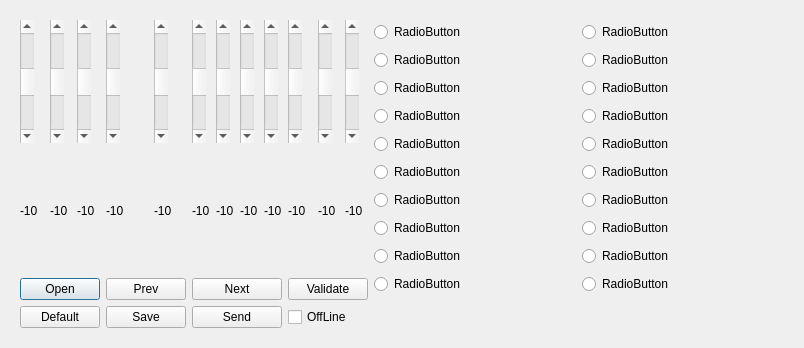
<?xml version="1.0" encoding="UTF-8"?>
<ui version="4.0">
 <class>Dialog</class>
 <widget class="QDialog" name="Dialog">
  <property name="geometry">
   <rect>
    <x>0</x>
    <y>0</y>
    <width>804</width>
    <height>348</height>
   </rect>
  </property>
  <property name="windowTitle">
   <string>Dialog</string>
  </property>
  <layout class="QGridLayout" name="gridLayout_2">
   <item row="0" column="0">
    <widget class="QWidget" name="centralwidget" native="true">
     <layout class="QGridLayout" name="gridLayout">
      <item row="0" column="0">
       <widget class="QScrollBar" name="b_1">
        <property name="minimum">
         <number>0</number>
        </property>
        <property name="maximum">
         <number>40</number>
        </property>
        <property name="value">
         <number>20</number>
        </property>
        <property name="orientation">
         <enum>Qt::Vertical</enum>
        </property>
        <property name="invertedAppearance">
         <bool>false</bool>
        </property>
       </widget>
      </item>
      <item row="0" column="1">
       <widget class="QScrollBar" name="b_2">
        <property name="minimum">
         <number>0</number>
        </property>
        <property name="maximum">
         <number>40</number>
        </property>
        <property name="value">
         <number>20</number>
        </property>
        <property name="orientation">
         <enum>Qt::Vertical</enum>
        </property>
        <property name="invertedAppearance">
         <bool>false</bool>
        </property>
       </widget>
      </item>
      <item row="0" column="2">
       <widget class="QScrollBar" name="b_3">
        <property name="minimum">
         <number>0</number>
        </property>
        <property name="maximum">
         <number>40</number>
        </property>
        <property name="value">
         <number>20</number>
        </property>
        <property name="orientation">
         <enum>Qt::Vertical</enum>
        </property>
        <property name="invertedAppearance">
         <bool>false</bool>
        </property>
       </widget>
      </item>
      <item row="0" column="3">
       <widget class="QScrollBar" name="b_4">
        <property name="minimum">
         <number>0</number>
        </property>
        <property name="maximum">
         <number>40</number>
        </property>
        <property name="value">
         <number>20</number>
        </property>
        <property name="orientation">
         <enum>Qt::Vertical</enum>
        </property>
        <property name="invertedAppearance">
         <bool>false</bool>
        </property>
       </widget>
      </item>
      <item row="0" column="4">
       <widget class="QScrollBar" name="b_5">
        <property name="minimum">
         <number>0</number>
        </property>
        <property name="maximum">
         <number>40</number>
        </property>
        <property name="value">
         <number>20</number>
        </property>
        <property name="orientation">
         <enum>Qt::Vertical</enum>
        </property>
        <property name="invertedAppearance">
         <bool>false</bool>
        </property>
       </widget>
      </item>
      <item row="0" column="5">
       <widget class="QScrollBar" name="b_6">
        <property name="minimum">
         <number>0</number>
        </property>
        <property name="maximum">
         <number>40</number>
        </property>
        <property name="value">
         <number>20</number>
        </property>
        <property name="orientation">
         <enum>Qt::Vertical</enum>
        </property>
        <property name="invertedAppearance">
         <bool>false</bool>
        </property>
       </widget>
      </item>
      <item row="0" column="6">
       <widget class="QScrollBar" name="b_7">
        <property name="minimum">
         <number>0</number>
        </property>
        <property name="maximum">
         <number>40</number>
        </property>
        <property name="value">
         <number>20</number>
        </property>
        <property name="orientation">
         <enum>Qt::Vertical</enum>
        </property>
        <property name="invertedAppearance">
         <bool>false</bool>
        </property>
       </widget>
      </item>
      <item row="0" column="7">
       <widget class="QScrollBar" name="b_8">
        <property name="minimum">
         <number>0</number>
        </property>
        <property name="maximum">
         <number>40</number>
        </property>
        <property name="value">
         <number>20</number>
        </property>
        <property name="orientation">
         <enum>Qt::Vertical</enum>
        </property>
        <property name="invertedAppearance">
         <bool>false</bool>
        </property>
       </widget>
      </item>
      <item row="0" column="8">
       <widget class="QScrollBar" name="b_9">
        <property name="minimum">
         <number>0</number>
        </property>
        <property name="maximum">
         <number>40</number>
        </property>
        <property name="value">
         <number>20</number>
        </property>
        <property name="orientation">
         <enum>Qt::Vertical</enum>
        </property>
        <property name="invertedAppearance">
         <bool>false</bool>
        </property>
       </widget>
      </item>
      <item row="0" column="9">
       <widget class="QScrollBar" name="b_10">
        <property name="minimum">
         <number>0</number>
        </property>
        <property name="maximum">
         <number>40</number>
        </property>
        <property name="value">
         <number>20</number>
        </property>
        <property name="orientation">
         <enum>Qt::Vertical</enum>
        </property>
        <property name="invertedAppearance">
         <bool>false</bool>
        </property>
       </widget>
      </item>
      <item row="0" column="10">
       <widget class="QScrollBar" name="b_11">
        <property name="minimum">
         <number>0</number>
        </property>
        <property name="maximum">
         <number>40</number>
        </property>
        <property name="value">
         <number>20</number>
        </property>
        <property name="orientation">
         <enum>Qt::Vertical</enum>
        </property>
        <property name="invertedAppearance">
         <bool>false</bool>
        </property>
       </widget>
      </item>
      <item row="0" column="11">
       <widget class="QScrollBar" name="b_12">
        <property name="minimum">
         <number>0</number>
        </property>
        <property name="maximum">
         <number>40</number>
        </property>
        <property name="value">
         <number>20</number>
        </property>
        <property name="orientation">
         <enum>Qt::Vertical</enum>
        </property>
        <property name="invertedAppearance">
         <bool>false</bool>
        </property>
       </widget>
      </item>
      <item row="0" column="12" rowspan="3">
       <layout class="QVBoxLayout" name="verticalLayout">
        <item>
         <widget class="QRadioButton" name="radioButton">
          <property name="text">
           <string>RadioButton</string>
          </property>
          <attribute name="buttonGroup">
           <string notr="true">buttonGroup</string>
          </attribute>
         </widget>
        </item>
        <item>
         <widget class="QRadioButton" name="radioButton_2">
          <property name="text">
           <string>RadioButton</string>
          </property>
          <attribute name="buttonGroup">
           <string notr="true">buttonGroup</string>
          </attribute>
         </widget>
        </item>
        <item>
         <widget class="QRadioButton" name="radioButton_3">
          <property name="text">
           <string>RadioButton</string>
          </property>
          <attribute name="buttonGroup">
           <string notr="true">buttonGroup</string>
          </attribute>
         </widget>
        </item>
        <item>
         <widget class="QRadioButton" name="radioButton_4">
          <property name="text">
           <string>RadioButton</string>
          </property>
          <attribute name="buttonGroup">
           <string notr="true">buttonGroup</string>
          </attribute>
         </widget>
        </item>
        <item>
         <widget class="QRadioButton" name="radioButton_5">
          <property name="text">
           <string>RadioButton</string>
          </property>
          <attribute name="buttonGroup">
           <string notr="true">buttonGroup</string>
          </attribute>
         </widget>
        </item>
        <item>
         <widget class="QRadioButton" name="radioButton_10">
          <property name="text">
           <string>RadioButton</string>
          </property>
          <attribute name="buttonGroup">
           <string notr="true">buttonGroup</string>
          </attribute>
         </widget>
        </item>
        <item>
         <widget class="QRadioButton" name="radioButton_9">
          <property name="text">
           <string>RadioButton</string>
          </property>
          <attribute name="buttonGroup">
           <string notr="true">buttonGroup</string>
          </attribute>
         </widget>
        </item>
        <item>
         <widget class="QRadioButton" name="radioButton_7">
          <property name="text">
           <string>RadioButton</string>
          </property>
          <attribute name="buttonGroup">
           <string notr="true">buttonGroup</string>
          </attribute>
         </widget>
        </item>
        <item>
         <widget class="QRadioButton" name="radioButton_8">
          <property name="text">
           <string>RadioButton</string>
          </property>
          <attribute name="buttonGroup">
           <string notr="true">buttonGroup</string>
          </attribute>
         </widget>
        </item>
        <item>
         <widget class="QRadioButton" name="radioButton_6">
          <property name="text">
           <string>RadioButton</string>
          </property>
          <attribute name="buttonGroup">
           <string notr="true">buttonGroup</string>
          </attribute>
         </widget>
        </item>
       </layout>
      </item>
      <item row="0" column="13" rowspan="3">
       <layout class="QVBoxLayout" name="verticalLayout_2">
        <item>
         <widget class="QRadioButton" name="radioButton_15">
          <property name="text">
           <string>RadioButton</string>
          </property>
          <attribute name="buttonGroup">
           <string notr="true">buttonGroup</string>
          </attribute>
         </widget>
        </item>
        <item>
         <widget class="QRadioButton" name="radioButton_14">
          <property name="text">
           <string>RadioButton</string>
          </property>
          <attribute name="buttonGroup">
           <string notr="true">buttonGroup</string>
          </attribute>
         </widget>
        </item>
        <item>
         <widget class="QRadioButton" name="radioButton_12">
          <property name="text">
           <string>RadioButton</string>
          </property>
          <attribute name="buttonGroup">
           <string notr="true">buttonGroup</string>
          </attribute>
         </widget>
        </item>
        <item>
         <widget class="QRadioButton" name="radioButton_13">
          <property name="text">
           <string>RadioButton</string>
          </property>
          <attribute name="buttonGroup">
           <string notr="true">buttonGroup</string>
          </attribute>
         </widget>
        </item>
        <item>
         <widget class="QRadioButton" name="radioButton_11">
          <property name="text">
           <string>RadioButton</string>
          </property>
          <attribute name="buttonGroup">
           <string notr="true">buttonGroup</string>
          </attribute>
         </widget>
        </item>
        <item>
         <widget class="QRadioButton" name="radioButton_20">
          <property name="text">
           <string>RadioButton</string>
          </property>
          <attribute name="buttonGroup">
           <string notr="true">buttonGroup</string>
          </attribute>
         </widget>
        </item>
        <item>
         <widget class="QRadioButton" name="radioButton_19">
          <property name="text">
           <string>RadioButton</string>
          </property>
          <attribute name="buttonGroup">
           <string notr="true">buttonGroup</string>
          </attribute>
         </widget>
        </item>
        <item>
         <widget class="QRadioButton" name="radioButton_17">
          <property name="text">
           <string>RadioButton</string>
          </property>
          <attribute name="buttonGroup">
           <string notr="true">buttonGroup</string>
          </attribute>
         </widget>
        </item>
        <item>
         <widget class="QRadioButton" name="radioButton_18">
          <property name="text">
           <string>RadioButton</string>
          </property>
          <attribute name="buttonGroup">
           <string notr="true">buttonGroup</string>
          </attribute>
         </widget>
        </item>
        <item>
         <widget class="QRadioButton" name="radioButton_16">
          <property name="text">
           <string>RadioButton</string>
          </property>
          <attribute name="buttonGroup">
           <string notr="true">buttonGroup</string>
          </attribute>
         </widget>
        </item>
       </layout>
      </item>
      <item row="1" column="0">
       <widget class="QLabel" name="v_1">
        <property name="text">
         <string>-10</string>
        </property>
       </widget>
      </item>
      <item row="1" column="1">
       <widget class="QLabel" name="v_2">
        <property name="text">
         <string>-10</string>
        </property>
       </widget>
      </item>
      <item row="1" column="2">
       <widget class="QLabel" name="v_3">
        <property name="text">
         <string>-10</string>
        </property>
       </widget>
      </item>
      <item row="1" column="3">
       <widget class="QLabel" name="v_4">
        <property name="text">
         <string>-10</string>
        </property>
       </widget>
      </item>
      <item row="1" column="4">
       <widget class="QLabel" name="v_5">
        <property name="text">
         <string>-10</string>
        </property>
       </widget>
      </item>
      <item row="1" column="5">
       <widget class="QLabel" name="v_6">
        <property name="text">
         <string>-10</string>
        </property>
       </widget>
      </item>
      <item row="1" column="6">
       <widget class="QLabel" name="v_7">
        <property name="text">
         <string>-10</string>
        </property>
       </widget>
      </item>
      <item row="1" column="7">
       <widget class="QLabel" name="v_8">
        <property name="text">
         <string>-10</string>
        </property>
       </widget>
      </item>
      <item row="1" column="8">
       <widget class="QLabel" name="v_9">
        <property name="text">
         <string>-10</string>
        </property>
       </widget>
      </item>
      <item row="1" column="9">
       <widget class="QLabel" name="v_10">
        <property name="text">
         <string>-10</string>
        </property>
       </widget>
      </item>
      <item row="1" column="10">
       <widget class="QLabel" name="v_11">
        <property name="text">
         <string>-10</string>
        </property>
       </widget>
      </item>
      <item row="1" column="11">
       <widget class="QLabel" name="v_12">
        <property name="text">
         <string>-10</string>
        </property>
       </widget>
      </item>
      <item row="2" column="0" colspan="3">
       <widget class="QPushButton" name="open">
        <property name="text">
         <string>Open</string>
        </property>
       </widget>
      </item>
      <item row="2" column="3" colspan="2">
       <widget class="QPushButton" name="prev">
        <property name="text">
         <string>Prev</string>
        </property>
       </widget>
      </item>
      <item row="2" column="5" colspan="4">
       <widget class="QPushButton" name="next">
        <property name="text">
         <string>Next</string>
        </property>
       </widget>
      </item>
      <item row="2" column="9" colspan="3">
       <widget class="QPushButton" name="validate">
        <property name="text">
         <string>Validate</string>
        </property>
       </widget>
      </item>
      <item row="3" column="0" colspan="3">
       <widget class="QPushButton" name="restore">
        <property name="text">
         <string>Default</string>
        </property>
       </widget>
      </item>
      <item row="3" column="3" colspan="2">
       <widget class="QPushButton" name="save">
        <property name="text">
         <string>Save</string>
        </property>
       </widget>
      </item>
      <item row="3" column="5" colspan="4">
       <widget class="QPushButton" name="send">
        <property name="text">
         <string>Send</string>
        </property>
       </widget>
      </item>
      <item row="3" column="9" colspan="3">
       <widget class="QCheckBox" name="off_line">
        <property name="text">
         <string>OffLine</string>
        </property>
       </widget>
      </item>
     </layout>
    </widget>
   </item>
  </layout>
 </widget>
 <resources/>
 <connections/>
 <buttongroups>
  <buttongroup name="buttonGroup"/>
 </buttongroups>
</ui>
